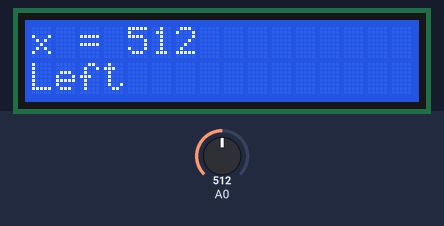
Simulated run of this sketch. Board: Arduino Uno, built with avr-gcc and run on an emulated ATmega328P. Parts: 16×2 character LCD. Inputs (shaded band) come from the test bench; at power-on: A0 = 512. What the sketch prints to the serial monitor is not drawn.

Above: at 6.3 s.
6.4 s: A0 set to 610
At 7.6 s:
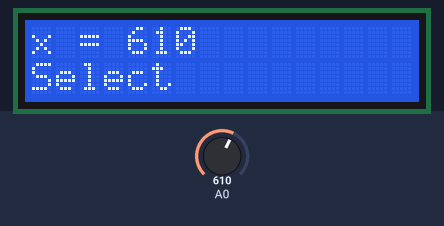
8.1 s: A0 set to 390
At 8.8 s:
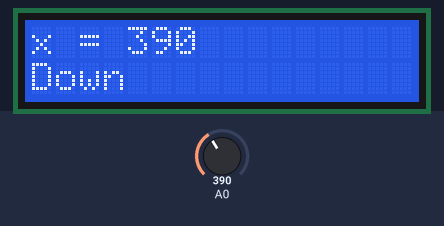
9.8 s: A0 set to 190
At 11.2 s:
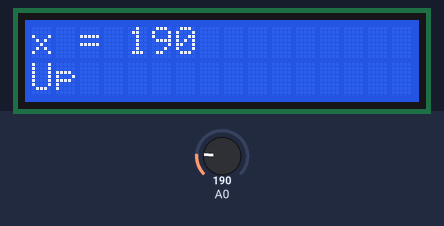
11.5 s: A0 set to 40
At 12.6 s:
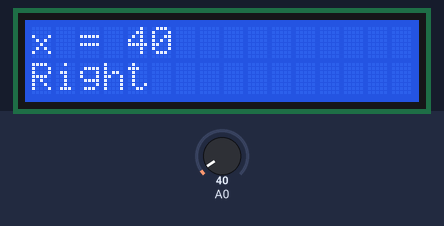
13.2 s: A0 set to 900
At 13.9 s:
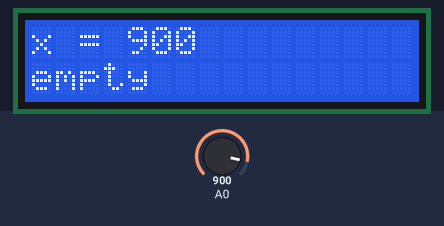
14.9 s: A0 set to 1010
At 15.3 s:
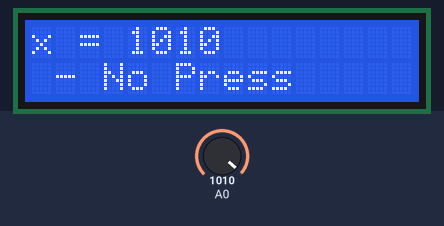
Timing chart, 0 to 17.4 s (numbered marks = the images above; inputs shaded):
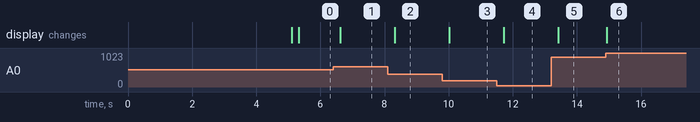

The sketch:

Buttons2.ino
```cpp
// This sketch is for LCDs that are directly controlled with Arduino pins.
// It is based on Bill Perry's variant of Hello World", which includes his modified library to
// avoid the design flaw that exists in many (including mine) LCD shields.
//
// Sketch originally printed "Hello, World!" on the lcd - Intention is to modify the sketch
//to take input from the buttons on the LCD shield, and display the effects on the LCD.
//
// See below for configuring the Arduino pins used.
//
// While not all hd44780 use the same pinout, here is the one that most use:
// pin 1 is the pin closest to the edge of the PCB
//  1 - LCD gnd
//  2 - VCC (5v)
//  3 - Vo Contrast Voltage
//  4 - RS Register Select (rs)
//  5 - Read/Write
//  6 - Enable (en)
//  7 - Data 0 (db0) ----
//  8 - Data 1 (db1)     |-------- Not used in 4 bit mode
//  9 - Data 2 (db2)     |
// 10 - Data 3 (db3) ----
// 11 - Data 4 (db4)
// 12 - Data 5 (db5)
// 13 - Data 6 (db6)
// 14 - Data 7 (db7)
// 15 - Backlight Anode (+5v)
// 16 - Backlight Cathode (Gnd)
//
// ----------------------------------------------------------------------------
// LiquidCrystal compability:
// Since hd44780 is LiquidCrystal API compatible, most existing LiquidCrystal
// sketches should work with hd44780 hd44780_pinIO i/o class once the
// includes are changed to use hd44780 and the lcd object constructor is
// changed to use the hd44780_pinIO class.

#include <hd44780.h>
#include <hd44780ioClass/hd44780_pinIO.h> // Arduino pin i/o class header

// declare Arduino pins used for LCD functions
// and the lcd object

// This sketch does not attempt to use LCD backlight control:
//(Bill's notes for using such control have therefore been removed.)

// without backlight control:
// The parameters used by hd44780_pinIO are the same as those used by
// the IDE bundled LiquidCrystal library
const int rs=8, en=9, db4=4, db5=5, db6=6, db7=7;
hd44780_pinIO lcd(rs, en, db4, db5, db6, db7);

// LCD geometry
const int LCD_COLS = 16;
const int LCD_ROWS = 2;

//Smiley:  pinched this, and the related lines to print it, from the tutorial page on createChar().
byte smiley[8] = {
  B00000,
  B10001,
  B00000,
  B00000,
  B10001,
  B01110,
  B00000,
};


void setup()
{
  Serial.begin(9600);

  // initialize LCD with number of columns and rows:
  //
  // note:
  //  begin() will automatically turn on the backlight if backlight
  //  control is specified in the lcd object constructor
  //
  lcd.begin(LCD_COLS, LCD_ROWS);

  // if backlight control was specified, the backlight should be on now

  // Print a preliminary message to the LCD

  lcd.clear();
  lcd.setCursor(0,0);
  lcd.print("Buttons, by Tony");
  lcd.setCursor(0,1);
  lcd.print("Wait a mo... ");
  lcd.createChar(0,smiley);
  lcd.setCursor(14,1);
  lcd.write(byte(0));
  delay (5000);
  lcd.clear();
}

/*  Note to self:  the sketch compiles and runs OK thus far, giving the Hello World display on Line 1.

 Try changing to a longer message after the end of the setup section to see how the display responds -
this one has 29 characters:  "Hello, World!   abcdefghijklm"
The lcd.print line on its own produces an error message 'lcd' does not name a type:
Repeating the lcd.begin line first just gives the same error in relation to both lines - now rem'd out:
 lcd.begin(LCD_COLS, LCD_ROWS);
 lcd.print("Hello, World!   abcdefghijklm");
Try the longer message within the original setup section:
Just gives the original "Hello World!" message - ignores the later bit.
However, if the spaces are removes, displays "Hello, World!abc" - i.e. fills the first row (16 chrs)
but doesn't display the rest.
Finally got the expected 2-line output:  Note:  lcd.setCursor - first column is 0, not 1 -
similarly first row is 0, not 1!
Then added the smiley - note that, again, setCursor assumes 0 for first char, hence char 15 needs 14 in the
statement - and using 16 pushes it off the end of the display!

Final step for today was to try to read the buttons - but didn't get anything on the serial monitor -
so added the 5-second timer to clear the display.  This works - as does the reset button, which re-displays
the initial message - but still nothing on the serial oputput.

Silly boy - didn't set up the serial connection!

Now, having added serial printing of x along with the state, and adjusted the definitions of directions
to match the analogue values, everything seems to work except the "right" key, which is producing no
x value and no state.  Not clear what's happening there.

Values are:

X=100 - Up
x=254 - Down
x=408 - Left
x=639 - Select

A meter check on the Right button confirms that it works OK - continuity when pressed.
The values are identical when feeding the board from the radio desk 12V (actually 13.77V) supply.

Sorted:  Changed the State numbers - increased by 1, rather than starting with Right = 0.
This was to let me see whether the state was actually being affected by pressing the Right button - and it was.
However, Right actually gave an analogue read value of zero, and Up was borderline - now showing as 99.
Changing the if statement for Right to "if x < 50" avoided any confusion between Right and Up - and now everything works fine.
Having fixed that, it took a while to get the string handling right to update the LCD according to button pushes -
it's not quite perfect, it could do with saying "waiting for press" rather than x=1023 - No Press - and longer delays might help.
*/

int laststate = 0;


char laststatename;

void loop() {
  // put your main code here, to run repeatedly

  int state = 0;            //Sets state to 0 at start of every loop cycle.
String statename0 = "empty";
String statename1 = "Right";
String statename2 = "Up";
String statename3 = "Down";
String statename4 = "Left";
String statename5 = "Select";
String statename6 = "No Press";
String statename;


  int x= analogRead(0);     //  Reads the analog value produced by the button.
  // Note that, with no button pressed, the analogue read returns a value of 1023,
  // so a statement is needed to catch values over 1000.

  // Check analog values against button title:

if (x<50) {  state = 1;  // - i.e. Right
}

else if (x<200) {  state = 2; // state = Up
}

else if (x<400) {  state = 3;  //state = Down
}

else if (x<600) {  state = 4;  // state = Left
}

else if (x<800) {  state = 5;  // state = Select
}

else if (x>1000){ state = 6;  // state = No Press
}


  if (state != laststate) {


    Serial.print ("x = "); Serial.print (x); Serial.print ("  ");
if (state == 0) { Serial.println (statename0 + " - empty state");
statename = statename0;
delay(200);
}
else if (state == 1) { Serial.println (statename1 + " - Right");
statename = statename1;
  delay(200);
}
else if (state == 2) { Serial.println (statename2 + " - Up");
statename = statename2;
    delay(200);
} else if (state == 3) {Serial.println (statename3 + " - Down");
statename = statename3;
    delay(200);
} else if (state == 4) {Serial.println (statename4 + " - Left");
statename = statename4;
    delay(200);
} else if (state == 5) {Serial.println (statename5 + " - Select");
statename = statename5;
    delay(200);
} else if (state ==6) {Serial.println (statename6 = " - No Press");
statename = statename6;
}


  lcd.clear();
  lcd.setCursor(0,0);
  lcd.print("x = "); lcd.print(x);
  lcd.setCursor(0,1);
  //lcd.print("Button:  ");
  lcd.print(statename);

  delay (500);
//  lcd.clear();
laststate = state;

  }
}
```

Measured:
- after the input at 6.4 s, the display: changes after 0.22 s (image 1)
- after the input at 8.1 s, the display: changes after 0.22 s (image 2)
- after the input at 9.8 s, the display: changes after 0.21 s (image 3)
- after the input at 11.5 s, the display: changes after 0.22 s (image 4)
- after the input at 13.2 s, the display: changes after 0.22 s (image 5)
- after the input at 14.9 s, the display: changes at once (image 6)
